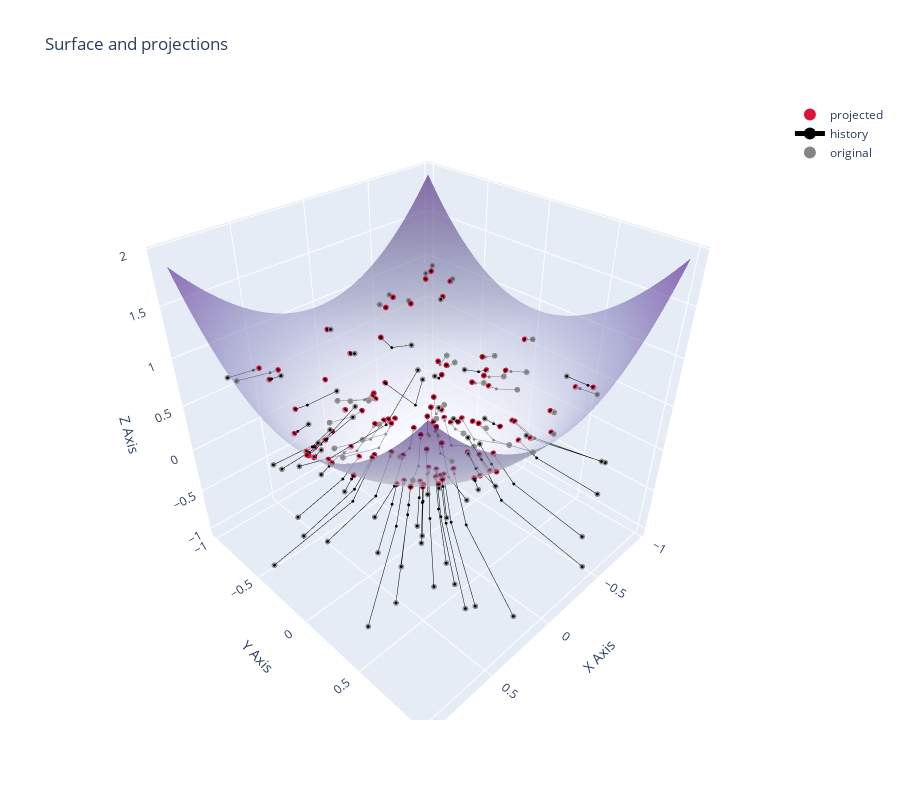

Notebook source saved alongside this figure:
### Code cell
from jnlr.utils.plot_utils import plot_3d_projection
plot_3d_projection(X, f_paraboloid, round_cutoff=None, solver_builder=make_solver, plot_history=True, n_iterations=4)
